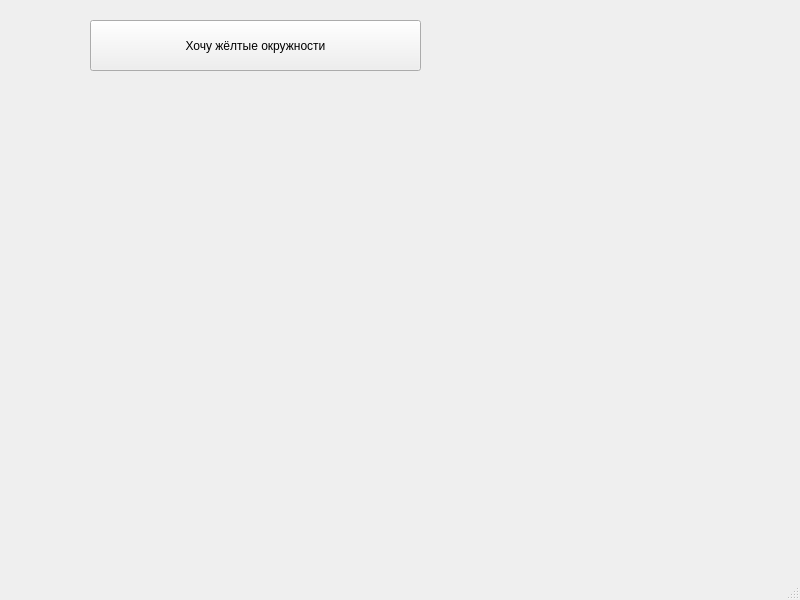
<?xml version="1.0" encoding="UTF-8"?>
<ui version="4.0">
 <class>MainWindow</class>
 <widget class="QMainWindow" name="MainWindow">
  <property name="geometry">
   <rect>
    <x>0</x>
    <y>0</y>
    <width>800</width>
    <height>600</height>
   </rect>
  </property>
  <property name="windowTitle">
   <string>MainWindow</string>
  </property>
  <widget class="QWidget" name="centralwidget">
   <widget class="QPushButton" name="pushButton">
    <property name="geometry">
     <rect>
      <x>90</x>
      <y>20</y>
      <width>331</width>
      <height>51</height>
     </rect>
    </property>
    <property name="text">
     <string>Хочу жёлтые окружности</string>
    </property>
   </widget>
  </widget>
  <widget class="QMenuBar" name="menubar">
   <property name="geometry">
    <rect>
     <x>0</x>
     <y>0</y>
     <width>800</width>
     <height>18</height>
    </rect>
   </property>
  </widget>
  <widget class="QStatusBar" name="statusbar"/>
 </widget>
 <resources/>
 <connections/>
</ui>
